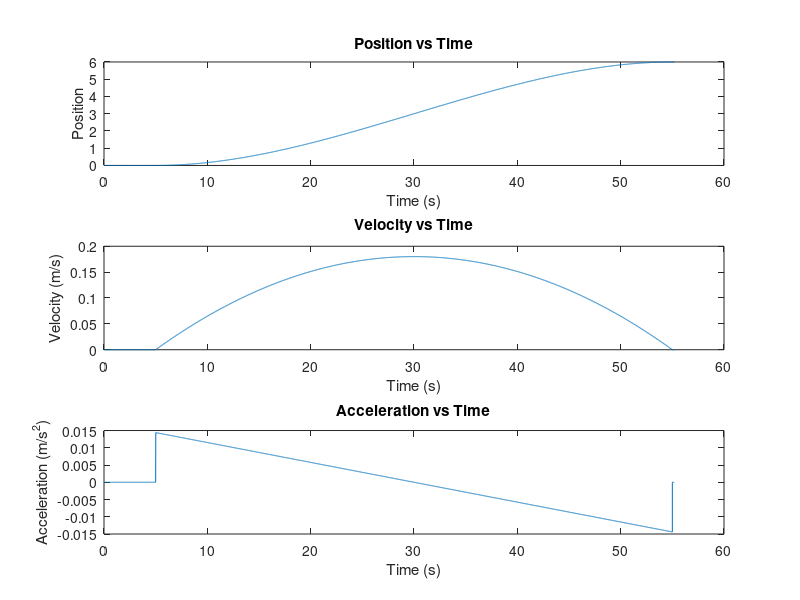

Here is the MATLAB script that generated this plot:
tf = 50;
t1 = 0:0.01:5;
t2 = 5.01:0.01:tf+5;
t3 = tf+5:0.01:55.185;



position1 = zeros(size(t1));
velocity1 = zeros(size(t1));
acceleration1 = zeros(size(t1));

position2 = ((3*6)/tf^2)*((t2-5).^2) - (12/tf^3)*((t2-5).^3);
velocity2 = (36*(t2-5).*(tf-t2+5))/tf^3;
acceleration2 = (36*(tf-2*(t2-5)))/tf^3;


position3 = ones(size(t3)).*6;
velocity3 = zeros(size(t3));
acceleration3 = zeros(size(t3));


position = [position1, position2, position3];
velocity = [velocity1, velocity2, velocity3];
acceleration = [acceleration1, acceleration2, acceleration3];


t = [t1, t2, t3];


subplot(3, 1, 1);
plot(t, position);
xlabel('Time (s)');
ylabel('Position');
title('Position vs Time');


subplot(3, 1, 2);
plot(t, velocity);
xlabel('Time (s)');
ylabel('Velocity (m/s)');
title('Velocity vs Time');


subplot(3, 1, 3);
plot(t, acceleration);
xlabel('Time (s)');
ylabel('Acceleration (m/s^2)');
title('Acceleration vs Time');
